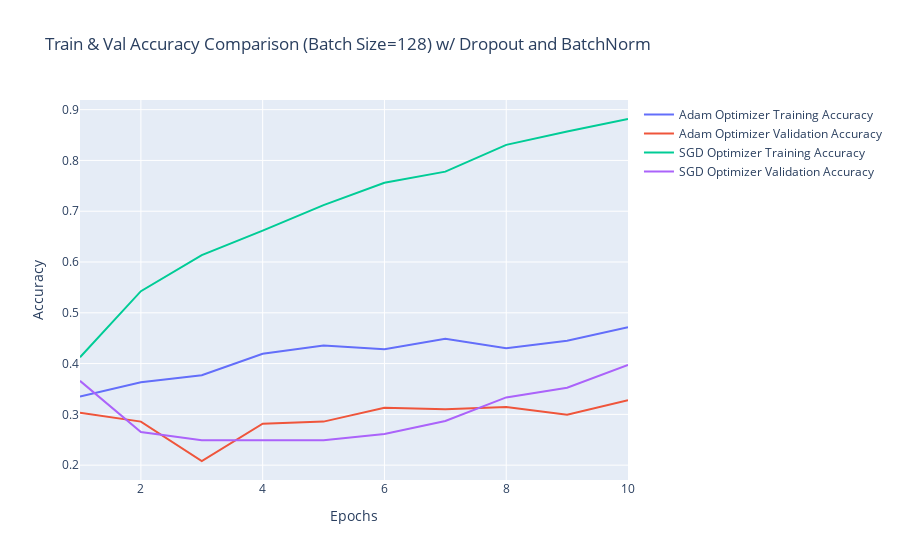

This figure's notebook cell:
### Code cell
plot_training(adam10_regularized, sgd10_regularized, title='Train & Val Accuracy Comparison (Batch Size=128) w/ Dropout and BatchNorm', names=['Adam Optimizer', 'SGD Optimizer'])

### Figure 1 — Plotly figure (JSON) as saved in the notebook; plotly's stock layout.template omitted (floating-point values rounded to 4 significant figures)
{"data": [{"mode": "lines", "name": "Adam Optimizer Training Accuracy", "type": "scatter", "x": [1, 2, 3, 4, 5, 6, 7, 8, 9, 10], "y": [0.3353, 0.3633, 0.377, 0.4192, 0.4354, 0.4282, 0.4488, 0.4302, 0.445, 0.4713]}, {"mode": "lines", "name": "Adam Optimizer Validation Accuracy", "type": "scatter", "x": [1, 2, 3, 4, 5, 6, 7, 8, 9, 10], "y": [0.3034, 0.2857, 0.2082, 0.2816, 0.2857, 0.3129, 0.3102, 0.3143, 0.2993, 0.3279]}, {"mode": "lines", "name": "SGD Optimizer Training Accuracy", "type": "scatter", "x": [1, 2, 3, 4, 5, 6, 7, 8, 9, 10], "y": [0.4123, 0.5426, 0.6135, 0.6618, 0.7119, 0.7559, 0.7779, 0.8306, 0.857, 0.8816]}, {"mode": "lines", "name": "SGD Optimizer Validation Accuracy", "type": "scatter", "x": [1, 2, 3, 4, 5, 6, 7, 8, 9, 10], "y": [0.366, 0.2653, 0.249, 0.249, 0.249, 0.2612, 0.2871, 0.3333, 0.3524, 0.3973]}], "layout": {"title": {"text": "Train & Val Accuracy Comparison (Batch Size=128) w/ Dropout and BatchNorm"}, "xaxis": {"title": {"text": "Epochs"}}, "yaxis": {"title": {"text": "Accuracy"}}}}
